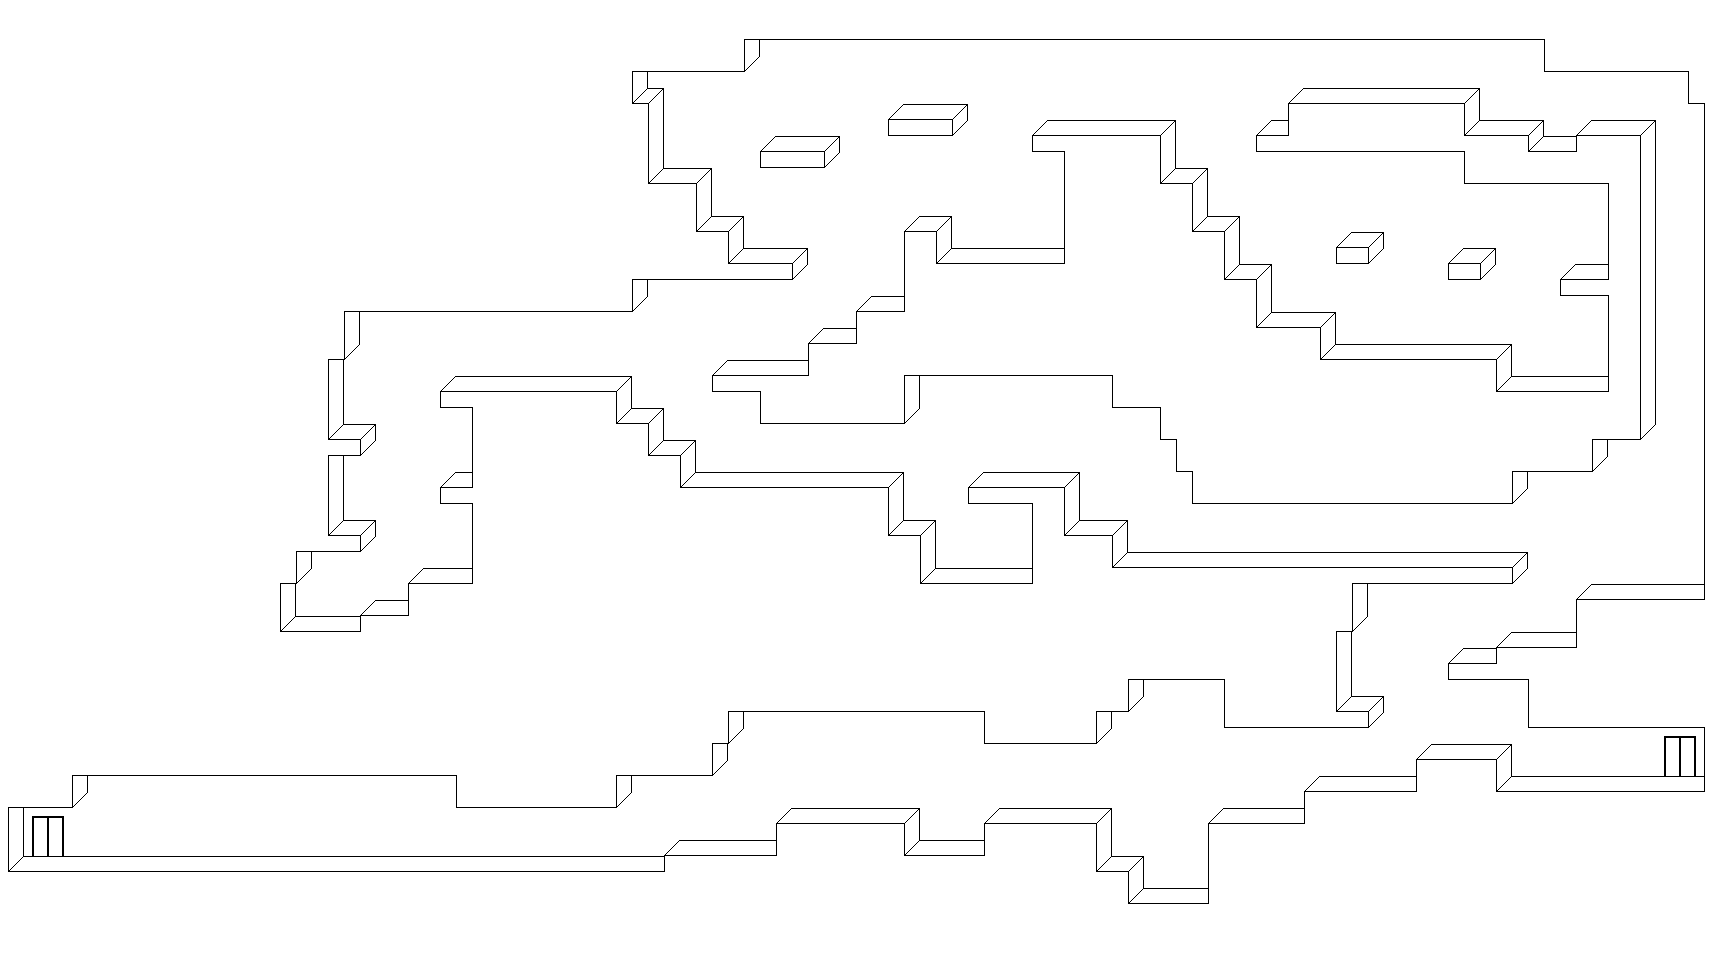

This is a level from a 2D game, rendered from its Tiled map with the project's own tilesets. A one-line summary and the map file follow, with tile-layer data summarised:
An orthogonal 108x60 tile map with 16x16 px tiles, 4 tile layers (doors, background, mainlayer, foreground), 1 hidden layer not drawn, 2 tilesets and 10 objects (Player).

<map version="1.0" orientation="orthogonal" width="108" height="60" tilewidth="16" tileheight="16" backgroundcolor="#ffffff">
 <properties>
  <property name="physicsGravityY" value="-9.81" />
  <property name="physicsSimulationSpeed" value="1.0" />
  <property name="restrictScrollingToMapBoundary" value="YES" />
 </properties>
 <tileset firstgid="1" name="Tileset_Geometry_16x16_256" tilewidth="16" tileheight="16" spacing="1" margin="1">
  <image source="Tileset_Geometry_16x16_256.png" width="256" height="256" />
 </tileset>
 <tileset firstgid="226" name="Tileset_GeometryB" tilewidth="16" tileheight="16" spacing="1" margin="1">
  <image source="Tileset_GeometryB.png" width="256" height="256" />
 </tileset>
 <layer name="needed under objects to prevent crash" width="108" height="60" visible="0">
  <data>[6480 cells, 0 non-empty, 0 distinct tile ids]</data>
 </layer>
 <objectgroup draworder="topdown" name="HelperScreensizes" width="108" height="60" visible="0">
  <object x="0" y="640" width="576" height="320" />
  <object x="0" y="320" width="576" height="320" />
  <object x="0" y="0" width="576" height="320" />
  <object x="576" y="640" width="576" height="320" />
  <object x="576" y="0" width="576" height="320" />
  <object x="576" y="320" width="576" height="320" />
  <object x="1152" y="640" width="576" height="320" />
  <object x="1152" y="0" width="576" height="320" />
  <object x="1152" y="320" width="576" height="320" />
 </objectgroup>
 <layer name="doors" width="108" height="60">
  <data>[6480 cells, 12 non-empty, 6 distinct tile ids]</data>
 </layer>
 <layer name="background" width="108" height="60">
  <data>[6480 cells, 466 non-empty, 7 distinct tile ids]</data>
 </layer>
 <layer name="mainlayer" width="108" height="60">
  <properties>
   <property name="_mainTileLayer" value="YES" />
  </properties>
  <data>[6480 cells, 4086 non-empty, 1 distinct tile ids]</data>
 </layer>
 <objectgroup color="#00ff00" draworder="topdown" name="game objects" width="108" height="60">
  <object name="player" type="Player" x="1328" y="736" width="32" height="48" />
 </objectgroup>
 <layer name="foreground" width="108" height="60">
  <data>[6480 cells, 4550 non-empty, 13 distinct tile ids]</data>
 </layer>
</map>
